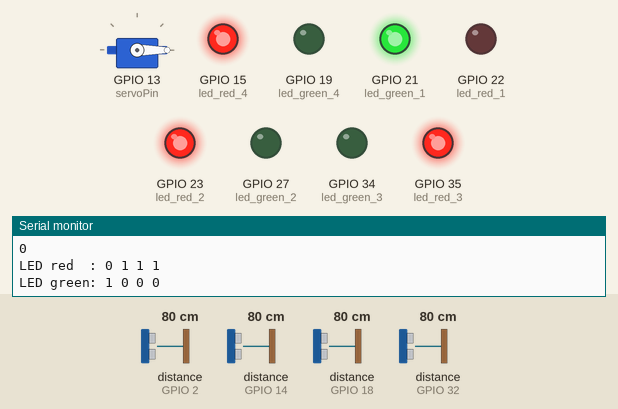
Simulated run of this sketch. Board: ESP32. Parts: servo, output pins drawn as LEDs (lit = HIGH), the last lines printed to the serial monitor. Inputs (shaded band) come from the test bench; at power-on: distance to the obstacle (sensors on GPIO 2, GPIO 14, GPIO 18, GPIO 32) 80 cm. The echo pulse lasts 58.3 µs per cm.

Above: at 3.1 s.
At 6.3 s:
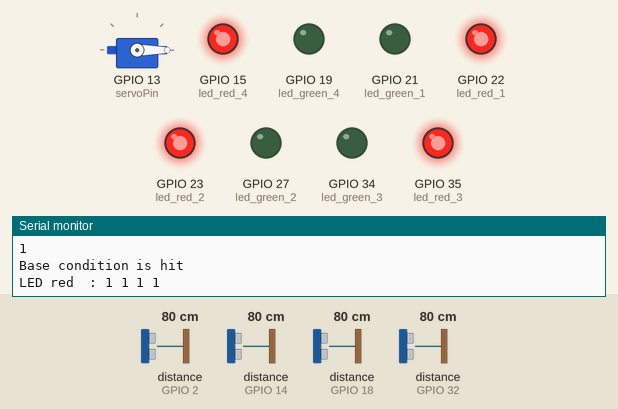
At 8.9 s:
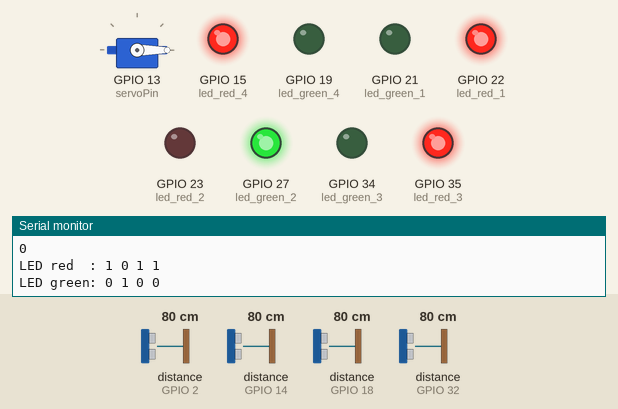
At 14.2 s:
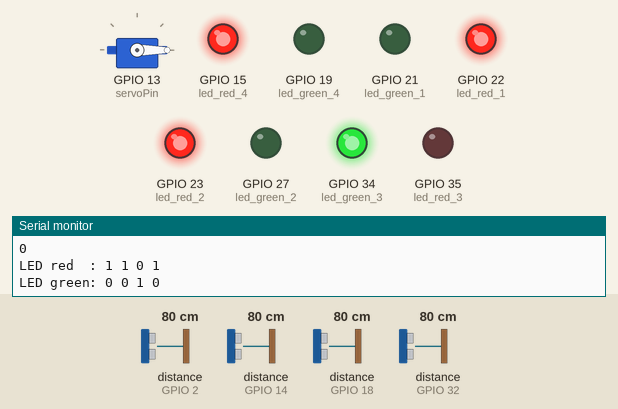
At 19.5 s:
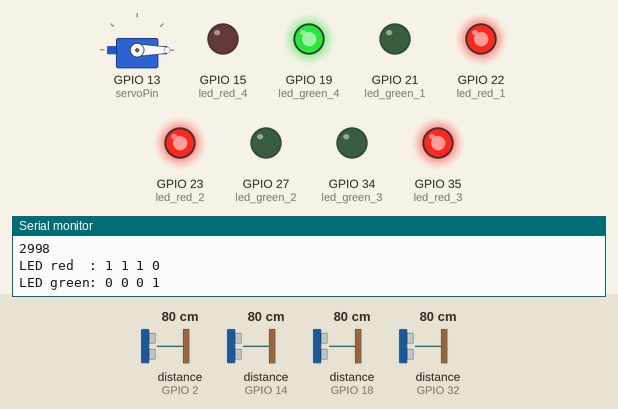
Timing chart, 0 to 27.5 s (numbered marks = the images above):
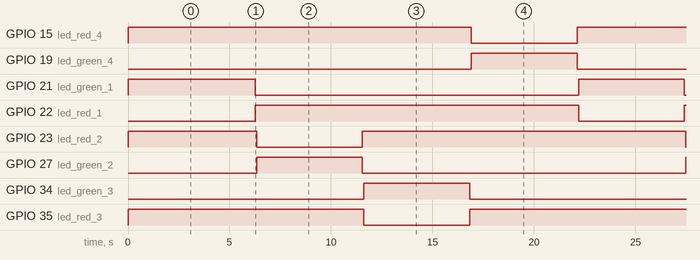

The sketch:

ultrasonic_4_way.ino
```cpp
// Ultrasonic sensor libraries
// #include <NewPing.h>
#include "Ultrasonic.h"
#include <Servo.h>

int type = 1; // Type of circuit
// 1 - 4 junction with 4 ultrasonic sensors
// 0 - 3 junction with 3 ultrasonic sensors


const int trigPin1 = 12;  // Trigger pin for sensor 1
const int echoPin1 = 14;  // Echo pin for sensor 1

const int trigPin2 = 33;  // Trigger pin for sensor 2
const int echoPin2 = 32;  // Echo pin for sensor 2

const int trigPin3 = 5;  // Trigger pin for sensor 3
const int echoPin3 = 18;  // Echo pin for sensor 3

const int trigPin4 = 4;  // Trigger pin for sensor 4
const int echoPin4 = 2;  // Echo pin for sensor 4

const int led_red_1 = 22;
const int led_red_2 = 23;
const int led_red_3 = 35;
const int led_red_4 = 15;

const int led_green_1 = 21;
const int led_green_2 = 27;
const int led_green_3 = 34;
const int led_green_4 = 19;

const int servoPin = 13;  // Pin connected to the servo motor

Servo servo;  // Create a servo object

typedef enum tl_status {
  RED = 0,
  GREEN
} tl_status_t;


Ultrasonic ultrasonic1(trigPin1,echoPin1);
Ultrasonic ultrasonic2(trigPin2,echoPin2);
Ultrasonic ultrasonic3(trigPin3,echoPin3);
Ultrasonic ultrasonic4(trigPin4,echoPin4);

int count_arr[4];  //count the number of cars per road
tl_status_t signal[4];  // 1 for green and 0 for red
int Timer[4];   // 0 for red and time remaining in millisecs for the green light
int light_index;
int multiplier;
int delay_per_read;
int threshold_time;
int flag_max_hit;
int servoPosition = 0;  // Initial position of the servo motor

void setup() {
  Serial.begin(9600);

  // Initialise pinmodes for all LEDS
  pinMode(led_red_1,OUTPUT);
  pinMode(led_red_2,OUTPUT);
  pinMode(led_red_3,OUTPUT);
  pinMode(led_red_4,OUTPUT);

  pinMode(led_green_1,OUTPUT);
  pinMode(led_green_2,OUTPUT);
  pinMode(led_green_3,OUTPUT);
  pinMode(led_green_4,OUTPUT);


  light_index = 0;

  for(int i = 1; i < 4; i++) Timer[i] = 0;
  for(int i = 1; i < 4; i++) signal[i] = RED;
  for(int i = 0; i < 4; i++) count_arr[i] = 0;

  Timer[light_index] = 5000;
  signal[light_index] = GREEN;
  multiplier = 1250;
  delay_per_read = 250;
  threshold_time = 30000;
  flag_max_hit = 0;
  type = 1;

  servo.attach(servoPin);  // Attach the servo to the specified pin
  servo.write(servoPosition);  // Set the initial position of the servo motor
}

void loop() {

  Serial.printf("LED red  : %d %d %d %d\n", digitalRead(led_red_1), digitalRead(led_red_2), digitalRead(led_red_3), digitalRead(led_red_4));
  Serial.printf("LED green: %d %d %d %d\n", digitalRead(led_green_1), digitalRead(led_green_2), digitalRead(led_green_3), digitalRead(led_green_4));

  int max_cars=threshold_time/multiplier;

  signal[light_index] = GREEN;

  switch (light_index) {
  case 0: {
    digitalWrite(led_red_1,LOW);
    digitalWrite(led_red_2,HIGH);
    digitalWrite(led_red_3,HIGH);
    digitalWrite(led_red_4,HIGH);

    digitalWrite(led_green_1,HIGH);
    digitalWrite(led_green_2,LOW);
    digitalWrite(led_green_3,LOW);
    digitalWrite(led_green_4,LOW);
    break;
  }
  case 1: {
    digitalWrite(led_red_1,HIGH);
    digitalWrite(led_red_2,LOW);
    digitalWrite(led_red_3,HIGH);
    digitalWrite(led_red_4,HIGH);

    digitalWrite(led_green_1,LOW);
    digitalWrite(led_green_2,HIGH);
    digitalWrite(led_green_3,LOW);
    digitalWrite(led_green_4,LOW);
    break;
  }
  case 2: {
    digitalWrite(led_red_1,HIGH);
    digitalWrite(led_red_2,HIGH);
    digitalWrite(led_red_3,LOW);
    digitalWrite(led_red_4,HIGH);

    digitalWrite(led_green_1,LOW);
    digitalWrite(led_green_2,LOW);
    digitalWrite(led_green_3,HIGH);
    digitalWrite(led_green_4,LOW);
    break;
  }
  case 3: {
    if (type == 3) break;
    digitalWrite(led_red_1,HIGH);
    digitalWrite(led_red_2,HIGH);
    digitalWrite(led_red_3,HIGH);
    digitalWrite(led_red_4,LOW);

    digitalWrite(led_green_1,LOW);
    digitalWrite(led_green_2,LOW);
    digitalWrite(led_green_3,LOW);
    digitalWrite(led_green_4,HIGH);
    break;
  }
  default: {
    Serial.println("Warning: Invalid junction number");
  }
  }

  // Pedestrian Crossing
  if (light_index == 0 && signal[light_index] == RED) {
    // rotate the servo motor upright to open pedestrian gate
    servoPosition = 90;
  } else {
    // Reset the servo motor position
    servoPosition = 0;
  }
  servo.write(servoPosition);  // Rotate the servo motor to the specified position


  /////// LED green trigger
  // If the junction is empty
  if (flag_max_hit < max_cars &&
      count_arr[light_index] > 0 &&
      count_arr[light_index] <= max_cars) {
    Timer[light_index] += (multiplier * count_arr[light_index]);
    flag_max_hit+=count_arr[light_index];
    count_arr[light_index] = 0;
  }
  // If junction still has cars
  else if(flag_max_hit < max_cars && count_arr[light_index] > max_cars ){
    Timer[light_index] += multiplier*max_cars;
    flag_max_hit+=count_arr[light_index];
    count_arr[light_index] -= max_cars;
  }

  Timer[light_index] -= 1;

  count_arr[0] += read_from_pin(ultrasonic1);
  count_arr[1] += read_from_pin(ultrasonic2);
  count_arr[2] += read_from_pin(ultrasonic3);
  if(type == 1)
    count_arr[3] += read_from_pin(ultrasonic4);

  // DEBUG PRINTS
  Serial.println("Count arr:-");
  Serial.println(count_arr[0]);
  Serial.println(count_arr[1]);
  Serial.println(count_arr[2]);
  if(type == 1) Serial.println(count_arr[3]);
  Serial.println();

  Serial.println("Timer:-");
  Serial.println(Timer[0]);
  Serial.println(Timer[1]);
  Serial.println(Timer[2]);
  if(type == 1)  Serial.println(Timer[3]);
  Serial.println();
  // END DEBUG PRINTS

  if(Timer[light_index] <= 0) {
    // reset all signal variables
    signal[light_index] = RED;
    Timer[light_index] = 0;
    flag_max_hit = 0;

    switch (light_index) {
    case 0: {
      digitalWrite(led_green_1, LOW);
      digitalWrite(led_red_1, HIGH);
      break;
    }
    case 1: {
      digitalWrite(led_green_2, LOW);
      digitalWrite(led_red_2, HIGH);
      break;
    }
    case 2: {
      digitalWrite(led_green_3, LOW);
      digitalWrite(led_red_3, HIGH);
      break;
    }
    case 3: {
      digitalWrite(led_green_4, LOW);
      digitalWrite(led_red_4, HIGH);
      break;
    }
    default: {
      Serial.println("Warning: Invalid junction case");
    }
    }
    if(type==1)
      light_index = (light_index + 1) % 4;
    else
      light_index = (light_index + 1) % 3;

    Serial.println("Light switching");
    Serial.println(light_index);

    if (Base_condition(count_arr))
      {
	Serial.println("Base condition is hit");
	Timer[light_index] = 5000;
      }
    signal[light_index] = GREEN;
  }

  if(type == 1)
    Timer[light_index] -= (delay_per_read*4);
  else
    Timer[light_index] -= (delay_per_read*3);

}

int read_from_pin (Ultrasonic sensor) {
   float distance = sensor.read();
  // Serial.println("read1");
  // Serial.println(distance);
  int val= (distance<=10);
  delay(delay_per_read);
  if(val == 1)
  return 1;
  else
  return 0;
}

int Base_condition(int* count_arr){
  int check = 1;
  if(type==1)
    {
      for(int i =0;i<4;i++)
	{
	  if(count_arr[i] != 0)
	    {
              check = 0;
              break;
	    }
	}
    }
  else
    {
      for(int i =0;i<3;i++)
	{
	  if(count_arr[i] != 0)
	    {
              check = 0;
              break;
	    }
	}
    }
  return check;
}
```

Measured:
- by itself, GPIO 15 (led_red_4), GPIO 22 (led_red_1): alternates HIGH for 15.9 s and LOW for 5.2 s
- by itself, GPIO 19 (led_green_4), GPIO 27 (led_green_2), GPIO 34 (led_green_3): alternates HIGH for 5.2 s and LOW for 15.9 s
- by itself, GPIO 21 (led_green_1): repeats every 21.1 s: LOW 15.9 s, HIGH 5.2 s
- by itself, GPIO 23 (led_red_2), GPIO 35 (led_red_3): repeats every 21.1 s: LOW 5.2 s, HIGH 15.9 s
